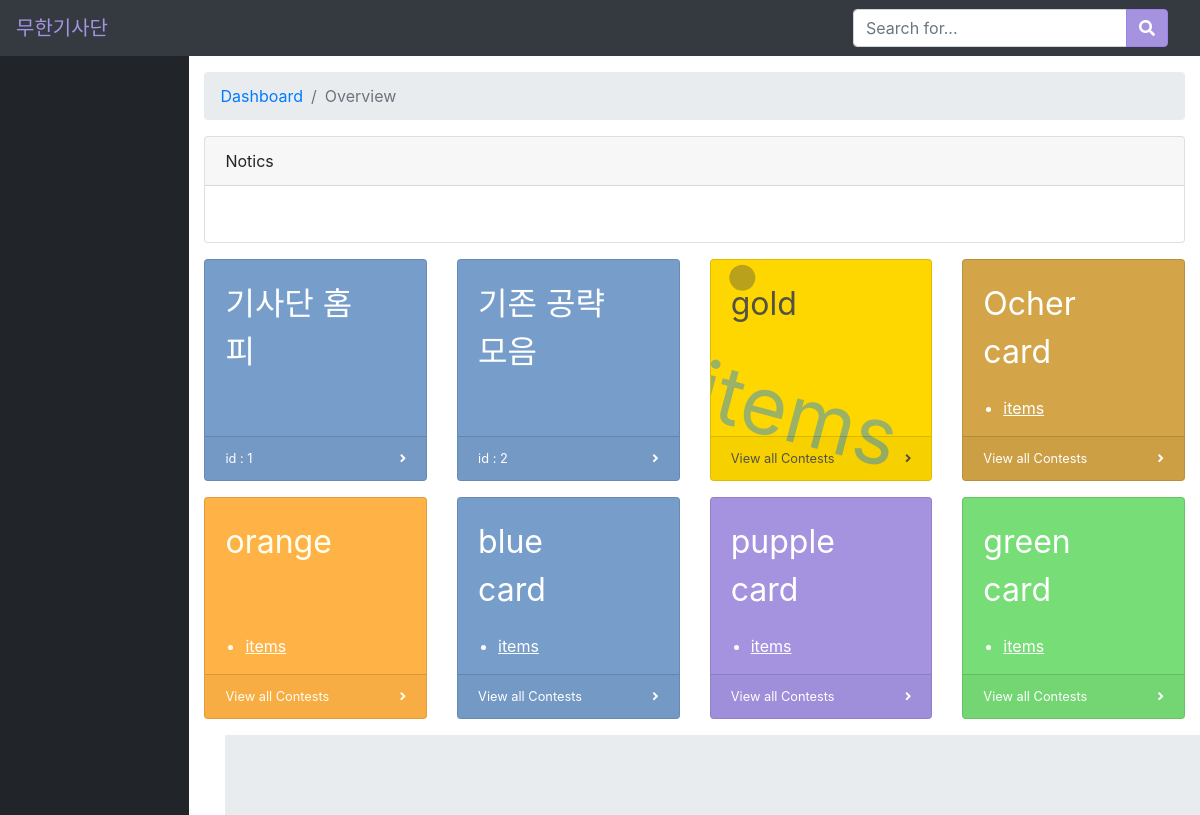
/epic/, run on the app's committed database.
### epic7/models.py (models this page shows)
class tips(models.Model):
    link = models.CharField(max_length=200)
    name = models.CharField(max_length=200)
    writer = models.CharField(max_length=200, null=True)
    memo = models.CharField(max_length=200, null=True)
    important = models.BooleanField(default=False)

### epic7/views.py (the view)
# urls.py: path('', home.views.index),
def index(request):
    lit = notic.objects.all()
    imporlit = tips.objects.filter(important = True)
    return  render(request, 'e7index.html', {'notic':lit, 'hints':imporlit})

### epic7/templates/e7index.html (shortened to what this page needs)
{% load static %}
<!DOCTYPE html>
<html lang="en">
  <head>
    <link rel="stylesheet" href="https://use.fontawesome.com/releases/v5.9.0/css/all.css" />
    <link href="{% static 'css/sb-admin.css'%}" rel="stylesheet" />
    <link href="{% static 'css/addition.css'%}" rel="stylesheet" />
  </head>
  <body id="page-top">
    <nav class="navbar navbar-expand navbar-dark bg-dark static-top">
      <a class="navbar-brand mr-1" href=".">무한기사단</a>
      <form action="search" class="d-none d-md-inline-block form-inline ml-auto mr-0 mr-md-3 my-2 my-md-0">
        <div class="input-group">
          <input type="text" class="form-control" name="kq" placeholder="Search for..." aria-label="Search"
            aria-describedby="basic-addon2" />
          <div class="input-group-append">
            <button class="btn btn-primary" type="submit">
              <i class="fas fa-search"></i>
            </button>
          </div>
        </div>
      </form>
    </nav>
    <div id="wrapper">
      <div class="sidebar navbar-nav" id="sidebar"></div>
      <div id="content-wrapper">
        <div class="container-fluid">
          <ol class="breadcrumb">
            <li class="breadcrumb-item">
              <a href="#">Dashboard</a>
            </li>
            <li class="breadcrumb-item active">Overview</li>
          </ol>
          <div class="card mb-3">
            <div class="card-header">
              Notics
            </div>
            <div class="card-body">
            </div>
          </div>
          <div class="row">
            {%for imp in hints %}
            <div class="col-xl-3 col-sm-6 mb-3">
              <div class="card text-white bg-blue2 o-hidden h-100">
                <div class="card-body">
                  <div class="mr-5">{{ imp.name }}</div>
                </div>
                <a class="card-footer text-white clearfix small z-1" href="javascript:;"
                  onClick="viewDialog('tips','{{ imp.id }}' )">
                  <span class="float-left"> id : {{ imp.id }}</span>
                  <span class="float-right">
                    <i class="fas fa-angle-right"></i>
                  </span>
                </a>
              </div>
            </div>
            {% endfor %}
            <div class="col-xl-3 col-sm-6 mb-3">
              <div class="card text-sidegold bg-gold o-hidden h-100">
                <div class="card-body">
                  <div class="card-body-icon">
                    <li>
                      <a href="javascript:;" onclick="viewDialog()"> items</a>
                    </li>
                  </div>
                  <div class="mr-5">gold</div>
                </div>
                <a class="card-footer text-sidegold clearfix small z-1" href="javascript:;" onClick="go_table()">
                  <span class="float-left">View all Contests</span>
                  <span class="float-right">
                    <i class="fas fa-angle-right"></i>
                  </span>
                </a>
              </div>
            </div>
            <div class="col-xl-3 col-sm-6 mb-3">
              <div class="card text-sideOcher bg-Ocher o-hidden h-100">
                <div class="card-body">
                  <div class="mr-5">Ocher card</div>
                </div>
                <ul class="list-game list-sideOcher">
                  <li>
                    <a href="javascript:;" onclick="viewDialog()"> items</a>
                  </li>
                </ul>
                <a class="card-footer text-sideOcher clearfix small z-1" href="javascript:;" onClick="go_table()">
                  <span class="float-left">View all Contests</span>
                  <span class="float-right">
                    <i class="fas fa-angle-right"></i>
                  </span>
                </a>
              </div>
            </div>
            <div class="col-xl-3 col-sm-6 mb-3">
              <div class="card text-sideorange bg-orange2 o-hidden h-100">
                <div class="card-body">
                  <div class="mr-5">orange</div>
                </div>
                <ul id="OW_list" class="list-game list-sideorange">
                  <li>
                    <a href="javascript:;" onclick="viewDialog()"> items</a>
                  </li>
                </ul>
                <a class="card-footer text-sideorange clearfix small z-1" href="javascript:;" onClick="go_table('')">
                  <span class="float-left">View all Contests</span>
                  <span class="float-right">
                    <i class="fas fa-angle-right"></i>
                  </span>
                </a>
              </div>
            </div>
            <div class="col-xl-3 col-sm-6 mb-3">
              <div class="card text-white bg-blue2 o-hidden h-100">
                <div class="card-body">
                  <div class="mr-5">blue card</div>
                </div>
                <ul class="list-game">
                  <li>
                    <a href="javascript:;" onclick="viewDialog()"> items</a>
                  </li>
                </ul>
                <a class="card-footer text-white clearfix small z-1" href="javascript:;" onClick="go_table()">
                  <span class="float-left">View all Contests</span>
                  <span class="float-right">
                    <i class="fas fa-angle-right"></i>
                  </span>
                </a>
              </div>
            </div>
            <div class="col-xl-3 col-sm-6 mb-3">
              <div class="card text-white bg-pupple o-hidden h-100">
                <div class="card-body">
                  <div class="mr-5">pupple card</div>
                </div>
                <ul class="list-game">
                  <li>
                    <a href="javascript:;" onclick="viewDialog()"> items</a>
                  </li>
                </ul>
                <a class="card-footer text-white clearfix small z-1" href="javascript:;" onClick="go_table()">
                  <span class="float-left">View all Contests</span>
                  <span class="float-right">
                    <i class="fas fa-angle-right"></i>
                  </span>
                </a>
              </div>
            </div>
            <div class="col-xl-3 col-sm-6 mb-3">
              <div class="card text-white bg-green2 o-hidden h-100">
                <div class="card-body">
                  <div class="mr-5">green card</div>
                </div>
                <ul class="list-game">
                  <li>
                    <a href="javascript:;" onclick="viewDialog()"> items</a>
                  </li>
                </ul>
                <a class="card-footer text-white clearfix small z-1" href="javascript:;" onClick="go_table()">
                  <span class="float-left">View all Contests</span>
                  <span class="float-right">
                    <i class="fas fa-angle-right"></i>
                  </span>
                </a>
              </div>
            </div>
          </div>
          <footer class="sticky-footer">
          </footer>
        </div>
      </div>
    </div>
  </body>
</html>

### epic7/static/css/addition.css (style rules this page uses)
.list-game { text-decoration: underline }
.text-sideorange, .list-sideorange, .list-sideorange a { color: ivory; }
.text-sidegold, .list-sidegold, .list-sidegold a { color: #545245 !important; }
.list-game li a { color: white; }
.bg-gold, a.bg-gold:hover, a.bg-gold:focus, button.bg-gold:hover, button.bg-gold:focus { background-color: gold !important; }
.bg-orange2, a.bg-orange2:hover, a.bg-orange2:focus, button.bg-orange2:hover, button.bg-orange2:focus { background-color: #ffb347 !important; }
.bg-pupple, a.bg-pupple:hover, a.bg-pupple:focus, button.bg-pupple:hover, button.bg-pupple:focus { background-color: #A593E0 !important; }
.bg-Ocher, a.bg-Ocher:hover, a.bg-Ocher:focus, button.bg-Ocher:hover, button.bg-Ocher:focus { background-color: #c68a12c4 !important; }
.bg-blue2, a.bg-blue2:hover, a.bg-blue2:focus, button.bg-blue2:hover, button.bg-blue2:focus { background-color: #779ecb !important; }
.bg-green2, a.bg-green2:hover, a.bg-green2:focus, button.bg-green2:hover, button.bg-green2:focus { background-color: #77dd77 !important; }
.text-sideOcher, .list-sideOcher, .list-sideOcher a { color: white; }
.btn:not(:disabled):not(.disabled):active, .btn:not(:disabled):not(.disabled).active, .show>.btn.dropdown-toggle, .btn.disabled, .btn:disabled, .btn:hover, .btn { color: #fff; background-color: #A593E0; border-color: #9D83F1; }
.navbar-brand { color: #A593E0 !important; }

### data on the page
tips: name "기사단 홈피", id "1"
tips: name "기존 공략모음", id "2"
